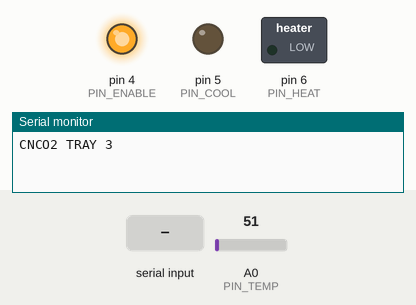
Recording of a sketch running on a simulated Arduino Uno, built with avr-gcc and run on an emulated ATmega328P. On the bench: switched loads named in the sketch (green lamp = pin HIGH), output pins drawn as LEDs (lit = HIGH), the last lines printed to the serial monitor. Inputs (shaded band) come from the test bench; at power-on: A0 (PIN_TEMP) = 51.

Above: at 2.2 s.
2.3 s: "start" received over Serial
5.3 s: "stop" received over Serial
At 6.3 s:
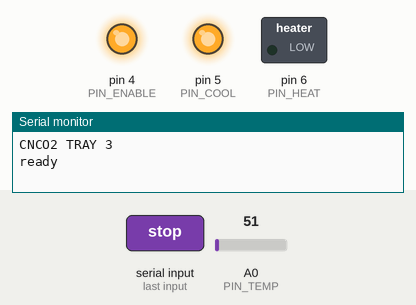
8.0 s: "target" received over Serial
Timing chart, 0 to 11.0 s (numbered marks = the images above; inputs shaded):
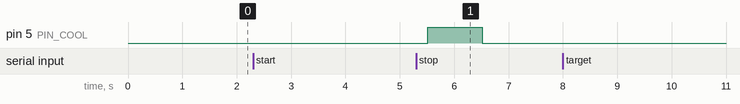

The sketch:

temp_control.ino
```cpp
// (licence header left out)
// Control
#define RUNNING 1
#define STOPPED 0
#define HEATING 1
#define COOLING 0

// Sampling
#define NUMSAMPLES 20

// Pins
#define PIN_HEAT 6
#define PIN_COOL 5
#define PIN_ENABLE 4
#define PIN_TEMP A0

// Calculations
#define aref_voltage 3.349
#define rRef 11600  // 9kOhm

#define MODE_DEBUG 0
#define MODE_RUN 1
#define MODE_FIXED 0
#define MODE_WAVE 1

String commands;
float current_temp = 0;
float target_temp = 20;
float mode = MODE_FIXED;
float w_period = 360;
float w_amp = 5;
int status = STOPPED;
int op_mode = MODE_RUN;

int pelt_pwr_level = 255;

int is_heating = 0;
int is_cooling = 0;

// Temperature reading
int samples[NUMSAMPLES], n;
float average;
float rTherm, logrTherm, tempTherm;

// Usage instructions
void showUsage()
{
  Serial.println(F("Usage:"));
  Serial.println(F("\tstart (Starts controller to reach target temp)"));
  Serial.println(F("\ttarget target_temp_in_C (Set the target temperature)"));
  Serial.println(F("\tmode [fixed|wave] (Define the operation mode)"));
  Serial.println(F("\tamp target_amp_in_C (The maximum amplitude of temp change in wave mode)"));
  Serial.println(F("\tperiod seconds (Seconds between waves in wave mode)"));
  Serial.println(F("\tstop (Stops the controller and returns to ambient temp)"));
  Serial.println(F("\tdebug on (Turns on debug mode)"));
  Serial.println(F("\tdebug off (Turns off debug mode)"));
  Serial.println(F("\tstat (Get the current temperature status)"));

}

/*
  Stop the heating/cooling cycle
*/
void stop()
{
  analogWrite(PIN_COOL, 0);
  analogWrite(PIN_HEAT, 0);
  is_heating = 0;
  is_cooling = 0;
}

/*
  Establish the voltage level of the peltier.
*/
void adjustPeltPower()
{
  float t = abs(current_temp - target_temp);
  pelt_pwr_level = (((int)t * 20) + 155);

  pelt_pwr_level = (((int)t * 31) + 100);

  if(pelt_pwr_level > 255) {
    pelt_pwr_level = 255;
  } else if (pelt_pwr_level < 100) {
    pelt_pwr_level = 100;
  }

}

void showCurrentStatus() {
  char buff[60];
  char s_target_temp[8];
  char s_current_temp[8];
  char s_amp[8];
  char s_period[8];
  char t_status[2];
  char t_mode[6];

  dtostrf(current_temp, 6, 2, s_current_temp);
  dtostrf(target_temp, 6, 2, s_target_temp);
  dtostrf(w_period, 6, 2, s_period);
  dtostrf(w_amp, 6, 2, s_amp);

  if(mode == MODE_FIXED) {
    strcpy(t_mode, "Fixed");
  } else {
    strcpy(t_mode, "Wave");
  }

  if(is_heating == 1) {
    strcpy(t_status,"H");
  } else if (is_cooling == 1) {
    strcpy(t_status,"C");
  } else {
    strcpy(t_status,"O");
  }

  sprintf(buff, "%s\t%s\t%d\t%s\t%s\t%s\t%s", s_target_temp, s_current_temp, pelt_pwr_level, t_status, s_amp, s_period, t_mode);
  Serial.println(buff);
}

/*
  Turn on heating
*/
void heat()
{

  adjustPeltPower();

  if(is_heating == 0) {
    is_heating = 1;
    analogWrite(PIN_COOL, 0);
    analogWrite(PIN_HEAT, pelt_pwr_level);
  }
  is_cooling = 0;
}

/*
  Turn on cooling
*/
void cool()
{

  adjustPeltPower();

  if(is_cooling == 0) {
    is_cooling = 1;
    analogWrite(PIN_HEAT, 0);
    analogWrite(PIN_COOL, pelt_pwr_level);
  }
  is_heating = 0;
}

/*
  Get the current temperature
*/
float getCurrentTemperature()
{

  average = 0;

  for (n = 1; n < NUMSAMPLES; n++) {
    samples[n] = analogRead(PIN_TEMP);
    average += samples[n];
  }

  average /= NUMSAMPLES;

  rTherm = rRef / (1024 / average - 1);

  logrTherm = rTherm;

  // Thermistor specific
  tempTherm = 0.000000000000000000000000312559 * pow(logrTherm , 6)
            - 0.000000000000000000044153755786 * pow(logrTherm , 5)
            + 0.00000000000000252921232833742 * pow(logrTherm , 4)
            - 0.0000000000759528833550828 * pow(logrTherm , 3)
            + 0.00000130404854263673 * pow(logrTherm , 2)
            - 0.0137601358467662 * pow(logrTherm , 1)
            + 96.356373987591;

  return (tempTherm);
}

/*
  Controller initialization
*/
void setup()
{
  Serial.begin(115200);

  pinMode(PIN_COOL, OUTPUT);
  pinMode(PIN_HEAT, OUTPUT);
  pinMode(PIN_ENABLE, OUTPUT);

  digitalWrite(PIN_ENABLE, HIGH);  // No idea what this does, try to remove

  // This string must start with CNCO2 and each temp controller should have a number
  Serial.println(F("CNCO2 TRAY 3"));
  delay(1000);
  stop();
}

/*
  Main Loop
*/
void loop()
{
  if (Serial.available()) {

    commands = Serial.readString();
    commands.trim();

    if (commands == "start") {

        if(op_mode == MODE_DEBUG) {
          Serial.println(F("Starting"));
          Serial.println(F("Targ  \tCurr  \tPwr"));
        }

        status = RUNNING;
        Serial.println(F("ready"));

    } else if (commands.substring(0, 6) == "target") {

      String t_temp;
      t_temp = commands.substring(7);
      t_temp.trim();

      if (t_temp == "") {
        showUsage();
      } else {
        target_temp = t_temp.toFloat();

        if(op_mode == MODE_DEBUG) {
          Serial.print(F("Setting target temp: "));
          Serial.print(t_temp);
          Serial.println(F("C"));
        }
      }

      Serial.println(F("ready"));
    } else if (commands.substring(0, 4) == "mode") {
      if(commands.substring(6) == "fixed") {
        mode = MODE_FIXED;
      } else {
        mode = MODE_WAVE;
      }
      Serial.println(F("ready"));
    } else if (commands.substring(0, 3) == "amp") {

      String t_amp;
      t_amp = commands.substring(4);
      t_amp.trim();

      w_amp = t_amp.toFloat();

      Serial.println(F("ready"));
    } else if (commands.substring(0, 6) == "period") {

      String t_period;
      t_period = commands.substring(7);
      t_period.trim();

      w_period = t_period.toFloat();

      Serial.println(F("ready"));
    } else if (commands == "stop") {
      Serial.println(F("ready"));
      stop();
      status = STOPPED;
    } else if (commands == "debug on") {
      op_mode = MODE_DEBUG;
    } else if (commands == "debug off") {
      op_mode = MODE_RUN;
    } else if (commands == "stat") {
      showCurrentStatus();
    } else {
      showUsage();
    }
    delay(1000);
  }

  if (status == RUNNING) {
    current_temp = getCurrentTemperature();

    char buff[30];

    char s_target_temp[8];
    char s_current_temp[8];

    dtostrf(current_temp, 6, 2, s_current_temp);
    dtostrf(target_temp, 6, 2, s_target_temp);

    delay(500);

    if(current_temp < target_temp) {
      heat();
    } else {
      cool();
    }

    sprintf(buff, "%s\t%s\t%d", s_target_temp, s_current_temp, pelt_pwr_level);
    if(op_mode == MODE_DEBUG) {
      Serial.println(buff);
    }

  } else {
    current_temp = getCurrentTemperature();
    if(op_mode == MODE_DEBUG) {
      Serial.print(F("Idle: "));
      Serial.print(current_temp);
      Serial.println(F("C"));
    }
    delay(1000);
  }

}
```
